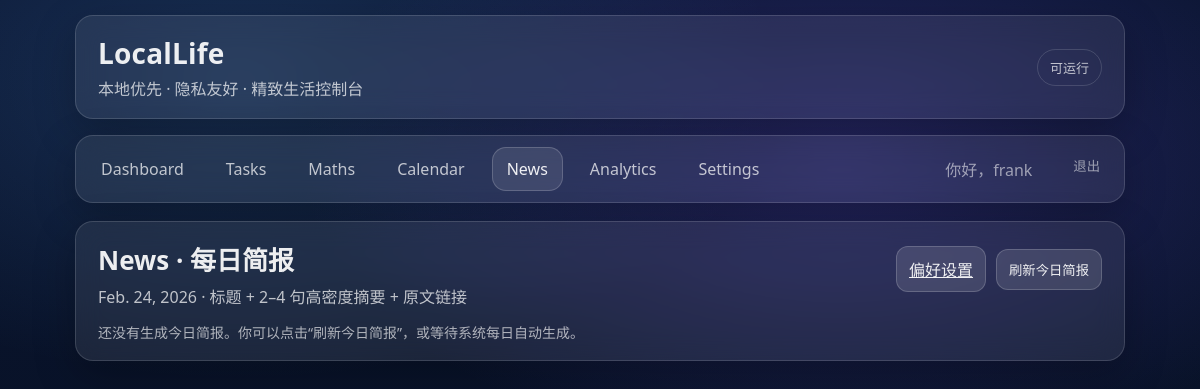
Before: /news/ (signed in) with the older database file.
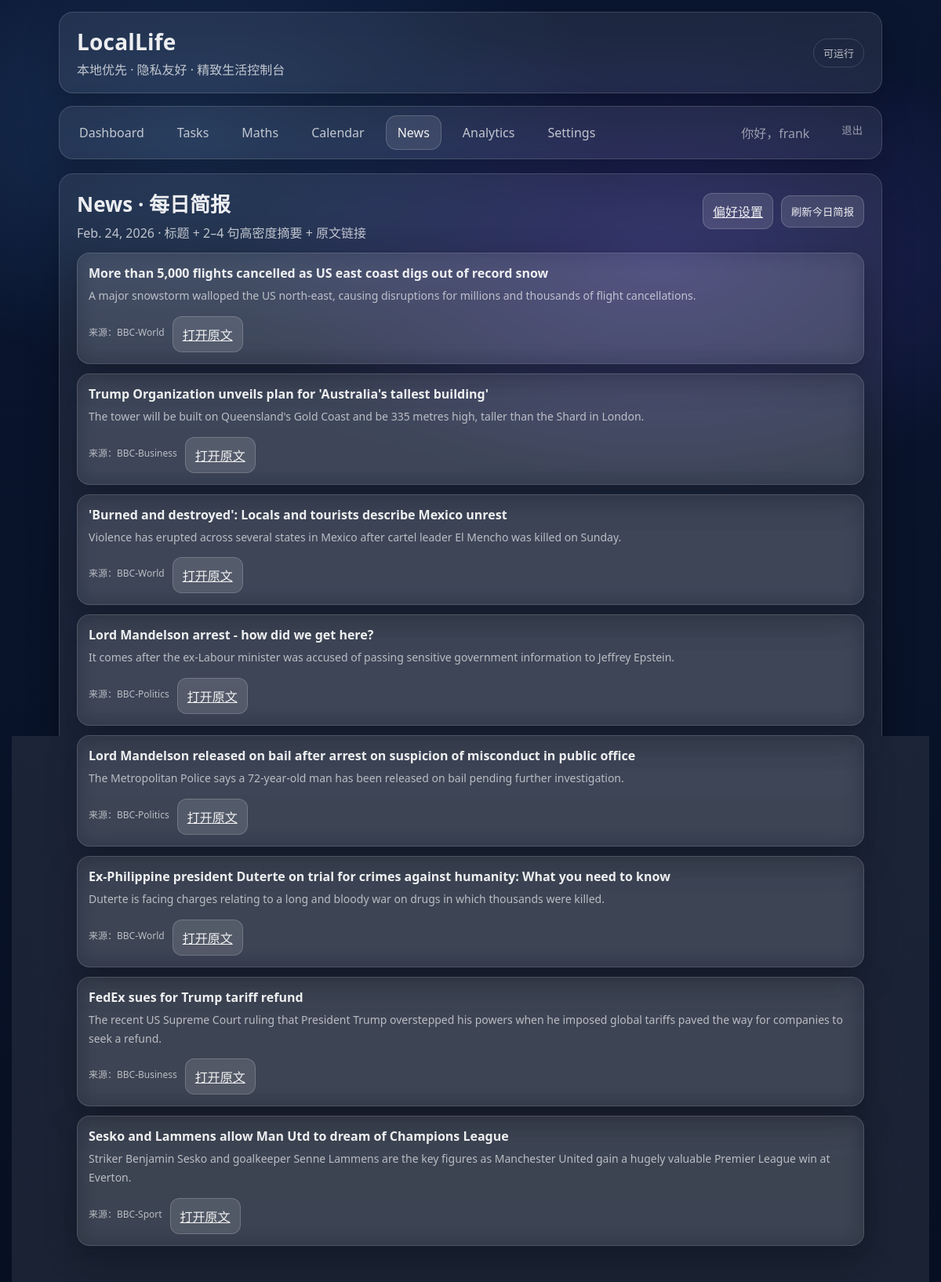
After: the same page with the newer database file.
### news/models.py (models this page shows)
class BriefEntry(models.Model):
    brief = models.ForeignKey(DailyBrief, on_delete=models.CASCADE, related_name="entries")
    item = models.ForeignKey(NewsItem, on_delete=models.CASCADE)
    title = models.CharField(max_length=500)
    summary = models.TextField()
    url = models.URLField(max_length=1000)
    source_name = models.CharField(max_length=120)
    score = models.FloatField(default=0)
    class Meta:
        ordering = ["-score", "-item__published_at", "-id"]

### news/views.py (the view)
# urls.py: path("", views.index, name="index"),
@login_required
def index(request):
    date = timezone.localdate()
    pref, _ = UserNewsPreference.objects.get_or_create(user=request.user)
    lang = pref.language or 'zh'
    brief = DailyBrief.objects.filter(user=request.user, date=date,language=lang).prefetch_related("entries").first()
    return render(request, "news/index.html", {"brief": brief, "date": date})

### templates/news/index.html (shortened to what this page needs)
{% extends "base.html" %}
{% block content %}
<section class="glass card">
  <div class="cal-head">
    <div>
      <div class="card-title">News · 每日简报</div>
      <div class="card-subtitle">{{ date }} · 标题 + 2–4 句高密度摘要 + 原文链接</div>
    </div>
    <div class="cal-actions">
      <a class="btn subtle" href="{% url 'news:preferences' %}">偏好设置</a>
      <form method="POST" action="{% url 'news:refresh_today' %}">
        <button type="submit" class="btn">刷新今日简报</button>
      </form>
    </div>
  </div>
  {% if not brief %}
    <div class="muted" style="margin-top:14px;">
      还没有生成今日简报。你可以点击“刷新今日简报”，或等待系统每日自动生成。
    </div>
  {% else %}
    <div style="display:flex; flex-direction:column; gap:12px; margin-top:14px;">
      {% for e in brief.entries.all %}
        <div class="glass" style="padding:14px; border-radius:16px;">
          <div style="font-weight:700; margin-bottom:6px;">{{ e.title }}</div>
          <div class="muted" style="line-height:1.7;">{{ e.summary }}</div>
          <div style="margin-top:8px; display:flex; gap:10px; align-items:center;">
            <span class="muted" style="font-size:12px;">来源：{{ e.source_name }}</span>
            <a class="btn subtle" href="{{ e.url }}" target="_blank" rel="noreferrer">打开原文</a>
          </div>
        </div>
      {% endfor %}
    </div>
  {% endif %}
</section>
{% endblock %}

### templates/base.html (shortened to what this page needs)
<!doctype html>
<html lang="zh">
<head>
  {%load static%}
  <link rel="stylesheet" href="{% static 'css/app.css' %}">
</head>
<body>
  <div class="wrap">
    <header class="glass header">
      <div>
        <div class="brand">LocalLife</div>
        <div class="slogan">本地优先 · 隐私友好 · 精致生活控制台</div>
      </div>
      <div class="badge">可运行</div>
    </header>
    <nav class="glass tabs">
      {% if user.is_authenticated %}
        {% url 'core:dashboard' as dash_url %}
        {% url 'tasks:index' as tasks_url %}
        {% url 'maths:home' as maths_url %}
        {% url 'planner:index' as cal_url %}
        {% url 'news:index' as news_url %}
        {% url 'analytics_app:iching_index' as analytics_app_url %}
        {% url 'profiles:settings' as set_url %}
        <div class="tabs-left">
          <a class="tab {% if request.path == dash_url %}active{% endif %}" href="{{ dash_url }}">Dashboard</a>
          <a class="tab {% if request.path|slice:":7" == "/tasks/" %}active{% endif %}" href="{{ tasks_url }}">Tasks</a>
          <a class="tab {% if request.path|slice:":8" == "/maths/" %}active{% endif %}" href="{{ maths_url }}">Maths</a>
          <a class="tab {% if request.path|slice:":10" == "/calendar/" %}active{% endif %}" href="{{ cal_url }}">Calendar</a>
          <a class="tab {% if request.path|slice:":7" == "/news/" %}active{% endif %}" href="{{ news_url }}">News</a>
          <a class="tab {% if request.path|slice:":25" == "/analytics_app/iching" %}active{% endif %}" href="{{ analytics_app_url }}">Analytics</a>
          <a class="tab {% if request.path|slice:":10" == "/settings/" %}active{% endif %}" href="{{ set_url }}">Settings</a>
        </div>
        <div class="tabs-right">
        <span class="tab subtle">你好，{{ user.username }}</span>
        <form method="post" action="{% url 'logout' %}" style="display:inline;">
          <button type="submit" class="tab subtle" style="background:transparent;border:0;cursor:pointer;">
            退出
          </button>
        </form>
      </div>
      {% else %}
        <div class="tabs-left">
          <a class="tab subtle">未登录</a>
        </div>
      {% endif %}
    </nav>
    <main>
      {% block content %}{% endblock %}
    </main>
  </div>
</body>
</html>

### static/css/app.css (style rules this page uses)
:root { --bg1:#071022; --bg2:#0a1530; --glass: rgba(255,255,255,.08); --stroke: rgba(255,255,255,.14); --text: rgba(255,255,255,.92); --muted: rgba(255,255,255,.72); --muter: rgba(255,255,255,.55); }
* { box-sizing:border-box; margin:0; padding:0; }
body { margin:0; font-family: system-ui, -apple-system, Segoe UI, Roboto, "PingFang SC", "Microsoft YaHei", sans-serif; color: var(--text); background: radial-gradient(900px 500px at 70% 20%, rgba(120,90,255,.25), transparent 60%), radial-gradient(900px 500px at 20% 10%, rgba(90,170,255,.18), transparent 60%), linear-gradient(180deg, var(--bg2), var(--bg1)); min-height: 100vh; }
.wrap { width: 90%; max-width: 1200px; min-width: 320px; margin: 0 auto; padding: 15px; }
.glass { background: var(--glass); border: 1px solid var(--stroke); border-radius: 18px; backdrop-filter: blur(14px); -webkit-backdrop-filter: blur(14px); box-shadow: 0 14px 40px rgba(0,0,0,.25); }
.header { padding: 18px 22px; display:flex; align-items:center; justify-content: space-between; margin-bottom: 16px; }
.brand { font-size: 28px; font-weight: 750; letter-spacing: .2px; }
.slogan { color: var(--muted); margin-top: 4px; }
.badge { padding: 8px 12px; border-radius: 999px; border: 1px solid var(--stroke); color: var(--muted); font-size: 13px; }
.tabs { padding: 10px; display:flex; gap: 8px; align-items:center; margin-bottom: 18px; }
.tab { padding: 10px 14px; border-radius: 14px; text-decoration:none; color: var(--muted); border: 1px solid transparent; }
.tab.active { color: var(--text); background: rgba(255,255,255,.10); border-color: rgba(255,255,255,.18); }
.tab.subtle { color: var(--muter); }
.card { padding: 18px 22px; margin-bottom: 14px; }
.card-title { font-size: 26px; font-weight: 760; margin-bottom: 6px; }
.card-subtitle { color: var(--muted); font-size: 16px; }
.btn { margin-top: 6px; padding: 10px 12px; border-radius: 12px; border: 1px solid rgba(255,255,255,.18); background: rgba(255,255,255,.12); color: var(--text); cursor: pointer; }
.muted { color: rgba(255,255,255,.65); font-size: 14px; }
.cal-head { display:flex; align-items:flex-start; justify-content:space-between; gap:14px; }
.cal-actions { display:flex; gap:10px; flex-wrap:wrap; align-items:center; }
.tabs { display:flex; flex-wrap: wrap; gap: 10px; align-items: center; }
.tabs-left { display:flex; flex-wrap: wrap; column-gap: 12px; row-gap: 16px; }
.tabs-right { margin-left: auto; display:flex; column-gap: 12px; row-gap: 16px; }

Changed rows visible on the page:
added BriefEntry: title "More than 5,000 flights cancelled as US east coast digs out of record snow", summary "A major snowstorm walloped the US north-east, causing disruptions for millions and thousands of flight cancellations.", source_name "BBC-World"
added BriefEntry: title "Trump Organization unveils plan for 'Australia's tallest building'", summary "The tower will be built on Queensland's Gold Coast and be 335 metres high, taller than the Shard in London.", source_name "BBC-Business"
added BriefEntry: title "'Burned and destroyed': Locals and tourists describe Mexico unrest", summary "Violence has erupted across several states in Mexico after cartel leader El Mencho was killed on Sunday.", source_name "BBC-World"
added BriefEntry: title "Lord Mandelson arrest - how did we get here?", summary "It comes after the ex-Labour minister was accused of passing sensitive government information to Jeffrey Epstein.", source_name "BBC-Politics"
added BriefEntry: title "Lord Mandelson released on bail after arrest on suspicion of misconduct in public office", summary "The Metropolitan Police says a 72-year-old man has been released on bail pending further investigation.", source_name "BBC-Politics"
added BriefEntry: title "Ex-Philippine president Duterte on trial for crimes against humanity: What you need to know", summary "Duterte is facing charges relating to a long and bloody war on drugs in which thousands were killed.", source_name "BBC-World"
added BriefEntry: title "FedEx sues for Trump tariff refund", summary "The recent US Supreme Court ruling that President Trump overstepped his powers when he imposed global tariffs paved the way for companies to seek a refund.", source_name "BBC-Business"
added BriefEntry: title "Sesko and Lammens allow Man Utd to dream of Champions League", summary "Striker Benjamin Sesko and goalkeeper Senne Lammens are the key figures as Manchester United gain a hugely valuable Premier League win at Everton.", source_name "BBC-Sport"
Other visible differences:
text no longer shown: "还没有生成今日简报。你可以点击“刷新今日简报”，或等待系统每日自动生成。"
